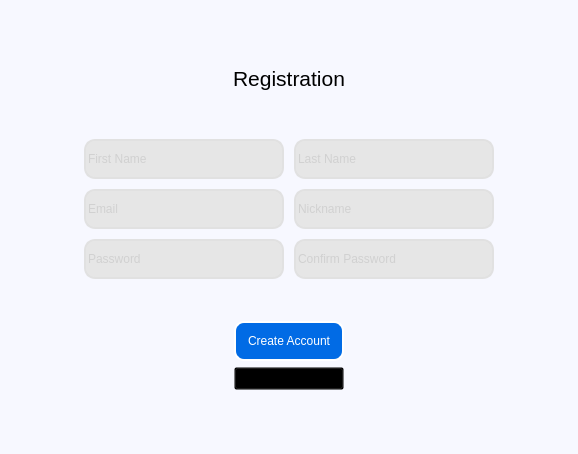
<?xml version="1.0" encoding="UTF-8"?>
<ui version="4.0">
 <class>RegistrationWindow</class>
 <widget class="QMainWindow" name="RegistrationWindow">
  <property name="geometry">
   <rect>
    <x>0</x>
    <y>0</y>
    <width>578</width>
    <height>454</height>
   </rect>
  </property>
  <property name="windowTitle">
   <string>MainWindow</string>
  </property>
  <property name="autoFillBackground">
   <bool>false</bool>
  </property>
  <property name="styleSheet">
   <string notr="true">background-color: rgb(247, 248, 255);</string>
  </property>
  <widget class="QWidget" name="centralwidget">
   <layout class="QVBoxLayout" name="verticalLayout">
    <item>
     <layout class="QGridLayout" name="gridLayout_3">
      <item row="2" column="1">
       <layout class="QFormLayout" name="formLayout_2">
        <property name="fieldGrowthPolicy">
         <enum>QFormLayout::AllNonFixedFieldsGrow</enum>
        </property>
        <property name="labelAlignment">
         <set>Qt::AlignJustify|Qt::AlignVCenter</set>
        </property>
        <property name="formAlignment">
         <set>Qt::AlignJustify|Qt::AlignTop</set>
        </property>
        <property name="horizontalSpacing">
         <number>10</number>
        </property>
        <property name="verticalSpacing">
         <number>10</number>
        </property>
        <item row="0" column="0">
         <widget class="QLineEdit" name="edit_name">
          <property name="minimumSize">
           <size>
            <width>200</width>
            <height>40</height>
           </size>
          </property>
          <property name="maximumSize">
           <size>
            <width>300</width>
            <height>40</height>
           </size>
          </property>
          <property name="styleSheet">
           <string notr="true">background-color:rgb(230, 230, 230);
color:rgb(188, 188, 188);
font: 75 8pt &quot;SansSerif&quot;;
border-style:solid;
border-width:2px;
border-radius:11px;
border-color:rgb(225, 225, 225);</string>
          </property>
          <property name="text">
           <string/>
          </property>
          <property name="alignment">
           <set>Qt::AlignLeading|Qt::AlignLeft|Qt::AlignVCenter</set>
          </property>
          <property name="placeholderText">
           <string>First Name</string>
          </property>
         </widget>
        </item>
        <item row="0" column="1">
         <widget class="QLineEdit" name="edit_surname">
          <property name="minimumSize">
           <size>
            <width>200</width>
            <height>40</height>
           </size>
          </property>
          <property name="maximumSize">
           <size>
            <width>300</width>
            <height>40</height>
           </size>
          </property>
          <property name="styleSheet">
           <string notr="true">background-color:rgb(230, 230, 230);
color:rgb(188, 188, 188);
font: 75 8pt &quot;SansSerif&quot;;
border-style:solid;
border-width:2px;
border-radius:11px;
border-color:rgb(225, 225, 225);
</string>
          </property>
          <property name="text">
           <string/>
          </property>
          <property name="cursorPosition">
           <number>0</number>
          </property>
          <property name="placeholderText">
           <string>Last Name</string>
          </property>
         </widget>
        </item>
        <item row="1" column="0">
         <widget class="QLineEdit" name="edit_email">
          <property name="minimumSize">
           <size>
            <width>200</width>
            <height>40</height>
           </size>
          </property>
          <property name="maximumSize">
           <size>
            <width>300</width>
            <height>40</height>
           </size>
          </property>
          <property name="styleSheet">
           <string notr="true">background-color:rgb(230, 230, 230);
color:rgb(188, 188, 188);
font: 75 8pt &quot;SansSerif&quot;;
border-style:solid;
border-width:2px;
border-radius:11px;
border-color:rgb(225, 225, 225);</string>
          </property>
          <property name="text">
           <string/>
          </property>
          <property name="placeholderText">
           <string>Email</string>
          </property>
         </widget>
        </item>
        <item row="1" column="1">
         <widget class="QLineEdit" name="edit_login">
          <property name="minimumSize">
           <size>
            <width>200</width>
            <height>40</height>
           </size>
          </property>
          <property name="maximumSize">
           <size>
            <width>300</width>
            <height>40</height>
           </size>
          </property>
          <property name="styleSheet">
           <string notr="true">background-color:rgb(230, 230, 230);
color:rgb(188, 188, 188);
font: 75 8pt &quot;SansSerif&quot;;
border-style:solid;
border-width:2px;
border-radius:11px;
border-color:rgb(225, 225, 225);</string>
          </property>
          <property name="text">
           <string/>
          </property>
          <property name="placeholderText">
           <string>Nickname</string>
          </property>
         </widget>
        </item>
        <item row="2" column="0">
         <widget class="QLineEdit" name="edit_password">
          <property name="minimumSize">
           <size>
            <width>200</width>
            <height>40</height>
           </size>
          </property>
          <property name="maximumSize">
           <size>
            <width>300</width>
            <height>40</height>
           </size>
          </property>
          <property name="styleSheet">
           <string notr="true">background-color:rgb(230, 230, 230);
color:rgb(188, 188, 188);
font: 75 8pt &quot;SansSerif&quot;;
border-style:solid;
border-width:2px;
border-radius:11px;
border-color:rgb(225, 225, 225);</string>
          </property>
          <property name="text">
           <string/>
          </property>
          <property name="echoMode">
           <enum>QLineEdit::Password</enum>
          </property>
          <property name="placeholderText">
           <string>Password</string>
          </property>
         </widget>
        </item>
        <item row="2" column="1">
         <widget class="QLineEdit" name="edit_confirm_password">
          <property name="minimumSize">
           <size>
            <width>200</width>
            <height>40</height>
           </size>
          </property>
          <property name="maximumSize">
           <size>
            <width>300</width>
            <height>40</height>
           </size>
          </property>
          <property name="styleSheet">
           <string notr="true">background-color:rgb(230, 230, 230);
color:rgb(188, 188, 188);
font: 75 8pt &quot;SansSerif&quot;;
border-style:solid;
border-width:2px;
border-radius:11px;
border-color:rgb(225, 225, 225);</string>
          </property>
          <property name="text">
           <string/>
          </property>
          <property name="echoMode">
           <enum>QLineEdit::Password</enum>
          </property>
          <property name="placeholderText">
           <string>Confirm Password</string>
          </property>
         </widget>
        </item>
       </layout>
      </item>
      <item row="3" column="1">
       <widget class="QLabel" name="label_password_error">
        <property name="maximumSize">
         <size>
          <width>16777215</width>
          <height>15</height>
         </size>
        </property>
        <property name="font">
         <font>
          <family>Sans Serif</family>
          <pointsize>8</pointsize>
          <weight>50</weight>
          <italic>false</italic>
          <bold>false</bold>
         </font>
        </property>
        <property name="styleSheet">
         <string notr="true">font: 8pt &quot;Sans Serif&quot;;
color: rgb(255, 47, 57);</string>
        </property>
        <property name="text">
         <string/>
        </property>
       </widget>
      </item>
      <item row="3" column="2">
       <spacer name="horizontalSpacer_8">
        <property name="orientation">
         <enum>Qt::Horizontal</enum>
        </property>
        <property name="sizeHint" stdset="0">
         <size>
          <width>40</width>
          <height>20</height>
         </size>
        </property>
       </spacer>
      </item>
      <item row="4" column="1">
       <spacer name="verticalSpacer_2">
        <property name="orientation">
         <enum>Qt::Vertical</enum>
        </property>
        <property name="sizeType">
         <enum>QSizePolicy::Fixed</enum>
        </property>
        <property name="sizeHint" stdset="0">
         <size>
          <width>20</width>
          <height>10</height>
         </size>
        </property>
       </spacer>
      </item>
      <item row="0" column="1">
       <spacer name="verticalSpacer_4">
        <property name="orientation">
         <enum>Qt::Vertical</enum>
        </property>
        <property name="sizeType">
         <enum>QSizePolicy::MinimumExpanding</enum>
        </property>
        <property name="sizeHint" stdset="0">
         <size>
          <width>20</width>
          <height>0</height>
         </size>
        </property>
       </spacer>
      </item>
      <item row="1" column="1">
       <layout class="QGridLayout" name="gridLayout_2">
        <item row="0" column="1">
         <widget class="QLabel" name="label_registration">
          <property name="minimumSize">
           <size>
            <width>120</width>
            <height>70</height>
           </size>
          </property>
          <property name="font">
           <font>
            <family>SansSerif</family>
            <pointsize>16</pointsize>
            <weight>9</weight>
            <italic>false</italic>
            <bold>false</bold>
           </font>
          </property>
          <property name="styleSheet">
           <string notr="true">font: 75 16pt &quot;SansSerif&quot;;</string>
          </property>
          <property name="text">
           <string>Registration</string>
          </property>
          <property name="alignment">
           <set>Qt::AlignCenter</set>
          </property>
         </widget>
        </item>
        <item row="0" column="2">
         <spacer name="horizontalSpacer_5">
          <property name="orientation">
           <enum>Qt::Horizontal</enum>
          </property>
          <property name="sizeHint" stdset="0">
           <size>
            <width>40</width>
            <height>20</height>
           </size>
          </property>
         </spacer>
        </item>
        <item row="0" column="0">
         <spacer name="horizontalSpacer_6">
          <property name="orientation">
           <enum>Qt::Horizontal</enum>
          </property>
          <property name="sizeHint" stdset="0">
           <size>
            <width>40</width>
            <height>20</height>
           </size>
          </property>
         </spacer>
        </item>
        <item row="1" column="1">
         <spacer name="verticalSpacer_3">
          <property name="orientation">
           <enum>Qt::Vertical</enum>
          </property>
          <property name="sizeType">
           <enum>QSizePolicy::Fixed</enum>
          </property>
          <property name="sizeHint" stdset="0">
           <size>
            <width>20</width>
            <height>20</height>
           </size>
          </property>
         </spacer>
        </item>
       </layout>
      </item>
      <item row="5" column="1">
       <layout class="QGridLayout" name="gridLayout">
        <item row="1" column="1">
         <widget class="QPushButton" name="button_cancel">
          <property name="minimumSize">
           <size>
            <width>110</width>
            <height>23</height>
           </size>
          </property>
          <property name="maximumSize">
           <size>
            <width>110</width>
            <height>23</height>
           </size>
          </property>
          <property name="styleSheet">
           <string notr="true">background: transparent;
font: 75 8pt &quot;SansSerif&quot;;</string>
          </property>
          <property name="text">
           <string>Cancel</string>
          </property>
         </widget>
        </item>
        <item row="1" column="0">
         <spacer name="horizontalSpacer_4">
          <property name="orientation">
           <enum>Qt::Horizontal</enum>
          </property>
          <property name="sizeHint" stdset="0">
           <size>
            <width>40</width>
            <height>20</height>
           </size>
          </property>
         </spacer>
        </item>
        <item row="0" column="0">
         <spacer name="horizontalSpacer_3">
          <property name="orientation">
           <enum>Qt::Horizontal</enum>
          </property>
          <property name="sizeHint" stdset="0">
           <size>
            <width>40</width>
            <height>20</height>
           </size>
          </property>
         </spacer>
        </item>
        <item row="0" column="2">
         <spacer name="horizontalSpacer">
          <property name="orientation">
           <enum>Qt::Horizontal</enum>
          </property>
          <property name="sizeHint" stdset="0">
           <size>
            <width>40</width>
            <height>20</height>
           </size>
          </property>
         </spacer>
        </item>
        <item row="0" column="1">
         <widget class="QPushButton" name="button_sign_up">
          <property name="minimumSize">
           <size>
            <width>110</width>
            <height>40</height>
           </size>
          </property>
          <property name="maximumSize">
           <size>
            <width>110</width>
            <height>40</height>
           </size>
          </property>
          <property name="styleSheet">
           <string notr="true">background-color:rgb(1, 107, 229);
color:white;
font: 75 10pt &quot;SansSerif&quot;;
border-style:outset;
border-width:2px;
border-radius:10px;
border-color:white;</string>
          </property>
          <property name="text">
           <string>Create Account</string>
          </property>
         </widget>
        </item>
        <item row="1" column="2">
         <spacer name="horizontalSpacer_2">
          <property name="orientation">
           <enum>Qt::Horizontal</enum>
          </property>
          <property name="sizeHint" stdset="0">
           <size>
            <width>40</width>
            <height>20</height>
           </size>
          </property>
         </spacer>
        </item>
        <item row="2" column="1">
         <spacer name="verticalSpacer">
          <property name="orientation">
           <enum>Qt::Vertical</enum>
          </property>
          <property name="sizeType">
           <enum>QSizePolicy::MinimumExpanding</enum>
          </property>
          <property name="sizeHint" stdset="0">
           <size>
            <width>20</width>
            <height>0</height>
           </size>
          </property>
         </spacer>
        </item>
       </layout>
      </item>
      <item row="3" column="0">
       <spacer name="horizontalSpacer_7">
        <property name="orientation">
         <enum>Qt::Horizontal</enum>
        </property>
        <property name="sizeHint" stdset="0">
         <size>
          <width>40</width>
          <height>20</height>
         </size>
        </property>
       </spacer>
      </item>
      <item row="6" column="1">
       <spacer name="verticalSpacer_5">
        <property name="orientation">
         <enum>Qt::Vertical</enum>
        </property>
        <property name="sizeType">
         <enum>QSizePolicy::MinimumExpanding</enum>
        </property>
        <property name="sizeHint" stdset="0">
         <size>
          <width>20</width>
          <height>0</height>
         </size>
        </property>
       </spacer>
      </item>
     </layout>
    </item>
   </layout>
  </widget>
  <widget class="QMenuBar" name="menubar">
   <property name="geometry">
    <rect>
     <x>0</x>
     <y>0</y>
     <width>578</width>
     <height>21</height>
    </rect>
   </property>
  </widget>
  <widget class="QStatusBar" name="statusbar"/>
 </widget>
 <resources/>
 <connections/>
</ui>
